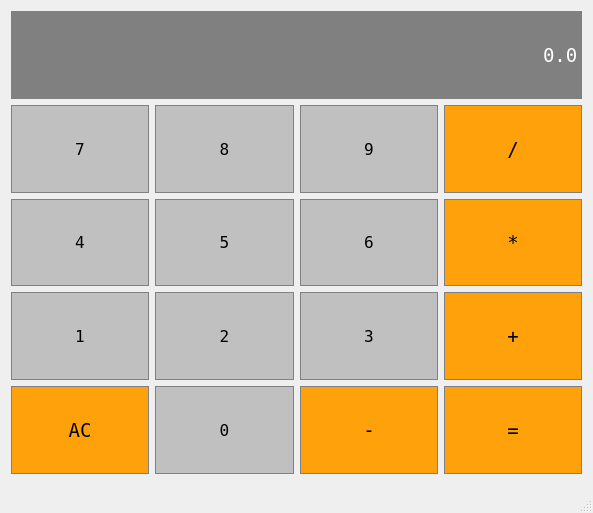
<?xml version="1.0" encoding="UTF-8"?>
<ui version="4.0">
 <class>widget_calculator</class>
 <widget class="QMainWindow" name="widget_calculator">
  <property name="geometry">
   <rect>
    <x>0</x>
    <y>0</y>
    <width>593</width>
    <height>513</height>
   </rect>
  </property>
  <property name="font">
   <font>
    <family>Cascadia Code SemiLight</family>
    <pointsize>12</pointsize>
   </font>
  </property>
  <property name="cursor">
   <cursorShape>ArrowCursor</cursorShape>
  </property>
  <property name="acceptDrops">
   <bool>false</bool>
  </property>
  <property name="windowTitle">
   <string>Calculator</string>
  </property>
  <property name="windowIcon">
   <iconset>
    <normaloff>../../../../.designer/backup/assets/fish.png</normaloff>../../../../.designer/backup/assets/fish.png</iconset>
  </property>
  <property name="windowOpacity">
   <double>1.000000000000000</double>
  </property>
  <property name="autoFillBackground">
   <bool>false</bool>
  </property>
  <widget class="QWidget" name="centralWidget">
   <layout class="QGridLayout" name="gridLayout">
    <item row="2" column="1">
     <widget class="QPushButton" name="pushButton_5">
      <property name="sizePolicy">
       <sizepolicy hsizetype="Preferred" vsizetype="Preferred">
        <horstretch>0</horstretch>
        <verstretch>0</verstretch>
       </sizepolicy>
      </property>
      <property name="font">
       <font>
        <family>Terminal</family>
        <pointsize>12</pointsize>
       </font>
      </property>
      <property name="styleSheet">
       <string notr="true">QPushButton {
	background-color: #C0C0C0;
	border: 1px solid gray;
	padding: 5px;
}

QPushButton:pressed {
	background-color: #A9A9A9;
	border: 1px solid gray;
	padding: 5px;
}</string>
      </property>
      <property name="text">
       <string>5</string>
      </property>
     </widget>
    </item>
    <item row="2" column="2">
     <widget class="QPushButton" name="pushButton_6">
      <property name="sizePolicy">
       <sizepolicy hsizetype="Preferred" vsizetype="Preferred">
        <horstretch>0</horstretch>
        <verstretch>0</verstretch>
       </sizepolicy>
      </property>
      <property name="font">
       <font>
        <family>Terminal</family>
        <pointsize>12</pointsize>
       </font>
      </property>
      <property name="styleSheet">
       <string notr="true">QPushButton {
	background-color: #C0C0C0;
	border: 1px solid gray;
	padding: 5px;
}

QPushButton:pressed {
	background-color: #A9A9A9;
	border: 1px solid gray;
	padding: 5px;
}</string>
      </property>
      <property name="text">
       <string>6</string>
      </property>
     </widget>
    </item>
    <item row="1" column="1">
     <widget class="QPushButton" name="pushButton_8">
      <property name="sizePolicy">
       <sizepolicy hsizetype="Preferred" vsizetype="Preferred">
        <horstretch>0</horstretch>
        <verstretch>0</verstretch>
       </sizepolicy>
      </property>
      <property name="font">
       <font>
        <family>Terminal</family>
        <pointsize>12</pointsize>
       </font>
      </property>
      <property name="styleSheet">
       <string notr="true">QPushButton {
	background-color: #C0C0C0;
	border: 1px solid gray;
	padding: 5px;
}

QPushButton:pressed {
	background-color: #A9A9A9;
	border: 1px solid gray;
	padding: 5px;
}</string>
      </property>
      <property name="text">
       <string>8</string>
      </property>
     </widget>
    </item>
    <item row="1" column="2">
     <widget class="QPushButton" name="pushButton_9">
      <property name="sizePolicy">
       <sizepolicy hsizetype="Preferred" vsizetype="Preferred">
        <horstretch>0</horstretch>
        <verstretch>0</verstretch>
       </sizepolicy>
      </property>
      <property name="font">
       <font>
        <family>Terminal</family>
        <pointsize>12</pointsize>
       </font>
      </property>
      <property name="styleSheet">
       <string notr="true">QPushButton {
	background-color: #C0C0C0;
	border: 1px solid gray;
	padding: 5px;
}

QPushButton:pressed {
	background-color: #A9A9A9;
	border: 1px solid gray;
	padding: 5px;
}</string>
      </property>
      <property name="text">
       <string>9</string>
      </property>
     </widget>
    </item>
    <item row="3" column="3">
     <widget class="QPushButton" name="pushButton_plus">
      <property name="sizePolicy">
       <sizepolicy hsizetype="Preferred" vsizetype="Preferred">
        <horstretch>0</horstretch>
        <verstretch>0</verstretch>
       </sizepolicy>
      </property>
      <property name="font">
       <font>
        <family>Terminal</family>
        <pointsize>14</pointsize>
       </font>
      </property>
      <property name="styleSheet">
       <string notr="true">QPushButton {
	background-color: rgb(255, 161, 10);
	border: 1px solid gray;
	padding: 5px;
}

QPushButton:pressed {
	background-color: #A9A9A9;
	border: 1px solid gray;
	padding: 5px;
}</string>
      </property>
      <property name="text">
       <string>+</string>
      </property>
     </widget>
    </item>
    <item row="2" column="0">
     <widget class="QPushButton" name="pushButton_4">
      <property name="sizePolicy">
       <sizepolicy hsizetype="Preferred" vsizetype="Preferred">
        <horstretch>0</horstretch>
        <verstretch>0</verstretch>
       </sizepolicy>
      </property>
      <property name="font">
       <font>
        <family>Terminal</family>
        <pointsize>12</pointsize>
       </font>
      </property>
      <property name="styleSheet">
       <string notr="true">QPushButton {
	background-color: #C0C0C0;
	border: 1px solid gray;
	padding: 5px;
}

QPushButton:pressed {
	background-color: #A9A9A9;
	border: 1px solid gray;
	padding: 5px;
}</string>
      </property>
      <property name="text">
       <string>4</string>
      </property>
     </widget>
    </item>
    <item row="3" column="1">
     <widget class="QPushButton" name="pushButton_2">
      <property name="sizePolicy">
       <sizepolicy hsizetype="Preferred" vsizetype="Preferred">
        <horstretch>0</horstretch>
        <verstretch>0</verstretch>
       </sizepolicy>
      </property>
      <property name="font">
       <font>
        <family>Terminal</family>
        <pointsize>12</pointsize>
       </font>
      </property>
      <property name="styleSheet">
       <string notr="true">QPushButton {
	background-color: #C0C0C0;
	border: 1px solid gray;
	padding: 5px;
}

QPushButton:pressed {
	background-color: #A9A9A9;
	border: 1px solid gray;
	padding: 5px;
}</string>
      </property>
      <property name="text">
       <string>2</string>
      </property>
     </widget>
    </item>
    <item row="3" column="0">
     <widget class="QPushButton" name="pushButton_1">
      <property name="sizePolicy">
       <sizepolicy hsizetype="Preferred" vsizetype="Preferred">
        <horstretch>0</horstretch>
        <verstretch>0</verstretch>
       </sizepolicy>
      </property>
      <property name="font">
       <font>
        <family>Terminal</family>
        <pointsize>12</pointsize>
       </font>
      </property>
      <property name="styleSheet">
       <string notr="true">QPushButton {
	background-color: #C0C0C0;
	border: 1px solid gray;
	padding: 5px;
}

QPushButton:pressed {
	background-color: #A9A9A9;
	border: 1px solid gray;
	padding: 5px;
}</string>
      </property>
      <property name="text">
       <string>1</string>
      </property>
     </widget>
    </item>
    <item row="3" column="2">
     <widget class="QPushButton" name="pushButton_3">
      <property name="sizePolicy">
       <sizepolicy hsizetype="Preferred" vsizetype="Preferred">
        <horstretch>0</horstretch>
        <verstretch>0</verstretch>
       </sizepolicy>
      </property>
      <property name="font">
       <font>
        <family>Terminal</family>
        <pointsize>12</pointsize>
        <kerning>true</kerning>
       </font>
      </property>
      <property name="styleSheet">
       <string notr="true">QPushButton {
	background-color: #C0C0C0;
	border: 1px solid gray;
	padding: 5px;
}

QPushButton:pressed {
	background-color: #A9A9A9;
	border: 1px solid gray;
	padding: 5px;
}</string>
      </property>
      <property name="text">
       <string>3</string>
      </property>
     </widget>
    </item>
    <item row="1" column="3">
     <widget class="QPushButton" name="pushButton_divide">
      <property name="sizePolicy">
       <sizepolicy hsizetype="Preferred" vsizetype="Preferred">
        <horstretch>0</horstretch>
        <verstretch>0</verstretch>
       </sizepolicy>
      </property>
      <property name="font">
       <font>
        <family>Terminal</family>
        <pointsize>14</pointsize>
       </font>
      </property>
      <property name="styleSheet">
       <string notr="true">QPushButton {
	background-color: rgb(255, 161, 10);
	border: 1px solid gray;
	padding: 5px;
}

QPushButton:pressed {
	background-color: #A9A9A9;
	border: 1px solid gray;
	padding: 5px;
}</string>
      </property>
      <property name="text">
       <string>/</string>
      </property>
     </widget>
    </item>
    <item row="1" column="0">
     <widget class="QPushButton" name="pushButton_7">
      <property name="sizePolicy">
       <sizepolicy hsizetype="Preferred" vsizetype="Preferred">
        <horstretch>0</horstretch>
        <verstretch>0</verstretch>
       </sizepolicy>
      </property>
      <property name="font">
       <font>
        <family>Terminal</family>
        <pointsize>12</pointsize>
       </font>
      </property>
      <property name="styleSheet">
       <string notr="true">QPushButton {
	background-color: #C0C0C0;
	border: 1px solid gray;
	padding: 5px;
}

QPushButton:pressed {
	background-color: #A9A9A9;
	border: 1px solid gray;
	padding: 5px;
}</string>
      </property>
      <property name="text">
       <string>7</string>
      </property>
     </widget>
    </item>
    <item row="2" column="3">
     <widget class="QPushButton" name="pushButton_multi">
      <property name="sizePolicy">
       <sizepolicy hsizetype="Preferred" vsizetype="Preferred">
        <horstretch>0</horstretch>
        <verstretch>0</verstretch>
       </sizepolicy>
      </property>
      <property name="font">
       <font>
        <family>Terminal</family>
        <pointsize>14</pointsize>
       </font>
      </property>
      <property name="styleSheet">
       <string notr="true">QPushButton {
	background-color: rgb(255, 161, 10);
	border: 1px solid gray;
	padding: 5px;
}

QPushButton:pressed {
	background-color: #A9A9A9;
	border: 1px solid gray;
	padding: 5px;
}</string>
      </property>
      <property name="text">
       <string>*</string>
      </property>
     </widget>
    </item>
    <item row="4" column="0">
     <widget class="QPushButton" name="pushButton_clear">
      <property name="sizePolicy">
       <sizepolicy hsizetype="Preferred" vsizetype="Preferred">
        <horstretch>0</horstretch>
        <verstretch>0</verstretch>
       </sizepolicy>
      </property>
      <property name="font">
       <font>
        <family>Terminal</family>
        <pointsize>14</pointsize>
       </font>
      </property>
      <property name="styleSheet">
       <string notr="true">QPushButton {
	background-color: rgb(255, 161, 10);
	border: 1px solid gray;
	padding: 5px;
}

QPushButton:pressed {
	background-color: qlineargradient(spread:pad, x1:0, y1:0, x2:1, y2:0, stop:0 rgba(255, 0, 0, 255), stop:0.166 rgba(255, 255, 0, 255), stop:0.333 rgba(0, 255, 0, 255), stop:0.5 rgba(0, 255, 255, 255), stop:0.666 rgba(0, 0, 255, 255), stop:0.833 rgba(255, 0, 255, 255), stop:1 rgba(255, 0, 0, 255));
	border: 1px solid gray;
	padding: 5px;
}</string>
      </property>
      <property name="text">
       <string>AC</string>
      </property>
     </widget>
    </item>
    <item row="4" column="1">
     <widget class="QPushButton" name="pushButton_0">
      <property name="sizePolicy">
       <sizepolicy hsizetype="Preferred" vsizetype="Preferred">
        <horstretch>0</horstretch>
        <verstretch>0</verstretch>
       </sizepolicy>
      </property>
      <property name="font">
       <font>
        <family>Terminal</family>
        <pointsize>12</pointsize>
       </font>
      </property>
      <property name="styleSheet">
       <string notr="true">QPushButton {
	background-color: #C0C0C0;
	border: 1px solid gray;
	padding: 5px;
}

QPushButton:pressed {
	background-color: #A9A9A9;
	border: 1px solid gray;
	padding: 5px;
}</string>
      </property>
      <property name="text">
       <string>0</string>
      </property>
     </widget>
    </item>
    <item row="4" column="2">
     <widget class="QPushButton" name="pushButton_subtract">
      <property name="sizePolicy">
       <sizepolicy hsizetype="Preferred" vsizetype="Preferred">
        <horstretch>0</horstretch>
        <verstretch>0</verstretch>
       </sizepolicy>
      </property>
      <property name="font">
       <font>
        <family>Terminal</family>
        <pointsize>14</pointsize>
       </font>
      </property>
      <property name="styleSheet">
       <string notr="true">QPushButton {
	background-color: rgb(255, 161, 10);
	border: 1px solid gray;
	padding: 5px;
}

QPushButton:pressed {
	background-color: #A9A9A9;
	border: 1px solid gray;
	padding: 5px;
}</string>
      </property>
      <property name="text">
       <string>-</string>
      </property>
     </widget>
    </item>
    <item row="4" column="3">
     <widget class="QPushButton" name="pushButton_equal">
      <property name="sizePolicy">
       <sizepolicy hsizetype="Preferred" vsizetype="Preferred">
        <horstretch>0</horstretch>
        <verstretch>0</verstretch>
       </sizepolicy>
      </property>
      <property name="font">
       <font>
        <family>Terminal</family>
        <pointsize>14</pointsize>
       </font>
      </property>
      <property name="styleSheet">
       <string notr="true">QPushButton {
	background-color: rgb(255, 161, 10);
	border: 1px solid gray;
	padding: 5px;
}

QPushButton:pressed {
	background-color: qlineargradient(spread:pad, x1:0, y1:0, x2:1, y2:0, stop:0 rgba(255, 0, 0, 255), stop:0.166 rgba(255, 255, 0, 255), stop:0.333 rgba(0, 255, 0, 255), stop:0.5 rgba(0, 255, 255, 255), stop:0.666 rgba(0, 0, 255, 255), stop:0.833 rgba(255, 0, 255, 255), stop:1 rgba(255, 0, 0, 255));
	border: 1px solid gray;
	padding: 5px;
}</string>
      </property>
      <property name="text">
       <string>=</string>
      </property>
     </widget>
    </item>
    <item row="0" column="0" colspan="4">
     <widget class="QLineEdit" name="lineEdit_display">
      <property name="sizePolicy">
       <sizepolicy hsizetype="Preferred" vsizetype="Preferred">
        <horstretch>0</horstretch>
        <verstretch>0</verstretch>
       </sizepolicy>
      </property>
      <property name="font">
       <font>
        <family>Terminal</family>
        <pointsize>14</pointsize>
        <bold>false</bold>
       </font>
      </property>
      <property name="styleSheet">
       <string notr="true">QLineEdit {
	background-color: gray;
	border: 1px solid gray;
	color: #ffffff;
}</string>
      </property>
      <property name="text">
       <string>0.0</string>
      </property>
      <property name="alignment">
       <set>Qt::AlignRight|Qt::AlignTrailing|Qt::AlignVCenter</set>
      </property>
     </widget>
    </item>
   </layout>
  </widget>
  <widget class="QStatusBar" name="statusBar"/>
 </widget>
 <layoutdefault spacing="6" margin="11"/>
 <resources>
  <include location="login_screen.qrc"/>
 </resources>
 <connections/>
</ui>
